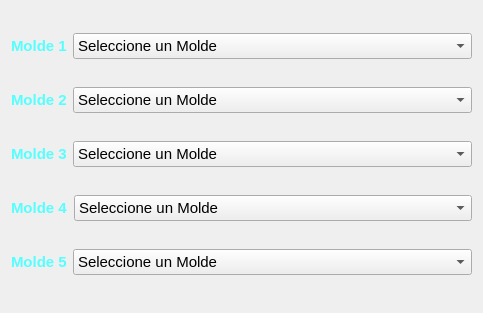
                <widget class="QWidget" name="scrollAreaWidgetContents_4">
                 <property name="geometry">
                  <rect>
                   <x>0</x>
                   <y>0</y>
                   <width>483</width>
                   <height>313</height>
                  </rect>
                 </property>
                 <layout class="QVBoxLayout" name="verticalLayout_8">
                  <item>
                   <layout class="QHBoxLayout" name="horizontalLayout_16">
                    <item>
                     <widget class="QLabel" name="label">
                      <property name="sizePolicy">
                       <sizepolicy hsizetype="Fixed" vsizetype="Preferred">
                        <horstretch>0</horstretch>
                        <verstretch>0</verstretch>
                       </sizepolicy>
                      </property>
                      <property name="font">
                       <font>
                        <pointsize>11</pointsize>
                        <weight>75</weight>
                        <italic>false</italic>
                        <bold>true</bold>
                       </font>
                      </property>
                      <property name="text">
                       <string>&lt;html&gt;&lt;head/&gt;&lt;body&gt;&lt;p&gt;&lt;span style=&quot; color:#55ffff;&quot;&gt;Molde 1&lt;/span&gt;&lt;/p&gt;&lt;/body&gt;&lt;/html&gt;</string>
                      </property>
                     </widget>
                    </item>
                    <item>
                     <widget class="QComboBox" name="molde1">
                      <property name="font">
                       <font>
                        <pointsize>11</pointsize>
                       </font>
                      </property>
                      <item>
                       <property name="text">
                        <string>Seleccione un Molde</string>
                       </property>
                      </item>
                     </widget>
                    </item>
                   </layout>
                  </item>
                  <item>
                   <layout class="QHBoxLayout" name="horizontalLayout_17">
                    <item>
                     <widget class="QLabel" name="label_2">
                      <property name="sizePolicy">
                       <sizepolicy hsizetype="Fixed" vsizetype="Preferred">
                        <horstretch>0</horstretch>
                        <verstretch>0</verstretch>
                       </sizepolicy>
                      </property>
                      <property name="font">
                       <font>
                        <pointsize>11</pointsize>
                        <weight>75</weight>
                        <italic>false</italic>
                        <bold>true</bold>
                       </font>
                      </property>
                      <property name="text">
                       <string>&lt;html&gt;&lt;head/&gt;&lt;body&gt;&lt;p&gt;&lt;span style=&quot; color:#55ffff;&quot;&gt;Molde 2&lt;/span&gt;&lt;/p&gt;&lt;/body&gt;&lt;/html&gt;</string>
                      </property>
                     </widget>
                    </item>
                    <item>
                     <widget class="QComboBox" name="molde2">
                      <property name="font">
                       <font>
                        <pointsize>11</pointsize>
                       </font>
                      </property>
                      <item>
                       <property name="text">
                        <string>Seleccione un Molde</string>
                       </property>
                      </item>
                     </widget>
                    </item>
                   </layout>
                  </item>
                  <item>
                   <layout class="QHBoxLayout" name="horizontalLayout_18">
                    <item>
                     <widget class="QLabel" name="label_3">
                      <property name="sizePolicy">
                       <sizepolicy hsizetype="Fixed" vsizetype="Preferred">
                        <horstretch>0</horstretch>
                        <verstretch>0</verstretch>
                       </sizepolicy>
                      </property>
                      <property name="font">
                       <font>
                        <pointsize>11</pointsize>
                        <weight>75</weight>
                        <italic>false</italic>
                        <bold>true</bold>
                       </font>
                      </property>
                      <property name="text">
                       <string>&lt;html&gt;&lt;head/&gt;&lt;body&gt;&lt;p&gt;&lt;span style=&quot; color:#55ffff;&quot;&gt;Molde 3&lt;/span&gt;&lt;/p&gt;&lt;/body&gt;&lt;/html&gt;</string>
                      </property>
                     </widget>
                    </item>
                    <item>
                     <widget class="QComboBox" name="molde3">
                      <property name="font">
                       <font>
                        <pointsize>11</pointsize>
                       </font>
                      </property>
                      <item>
                       <property name="text">
                        <string>Seleccione un Molde</string>
                       </property>
                      </item>
                     </widget>
                    </item>
                   </layout>
                  </item>
                  <item>
                   <layout class="QHBoxLayout" name="horizontalLayout_19">
                    <item>
                     <widget class="QLabel" name="label_4">
                      <property name="sizePolicy">
                       <sizepolicy hsizetype="Fixed" vsizetype="Preferred">
                        <horstretch>0</horstretch>
                        <verstretch>0</verstretch>
                       </sizepolicy>
                      </property>
                      <property name="font">
                       <font>
                        <pointsize>11</pointsize>
                        <weight>75</weight>
                        <italic>false</italic>
                        <bold>true</bold>
                       </font>
                      </property>
                      <property name="text">
                       <string>&lt;html&gt;&lt;head/&gt;&lt;body&gt;&lt;p&gt;&lt;span style=&quot; color:#55ffff;&quot;&gt;Molde 4&lt;/span&gt;&lt;/p&gt;&lt;/body&gt;&lt;/html&gt;</string>
                      </property>
                     </widget>
                    </item>
                    <item>
                     <widget class="QComboBox" name="molde4">
                      <property name="font">
                       <font>
                        <pointsize>11</pointsize>
                       </font>
                      </property>
                      <item>
                       <property name="text">
                        <string>Seleccione un Molde</string>
                       </property>
                      </item>
                     </widget>
                    </item>
                   </layout>
                  </item>
                  <item>
                   <layout class="QHBoxLayout" name="horizontalLayout_20">
                    <item>
                     <widget class="QLabel" name="label_9">
                      <property name="sizePolicy">
                       <sizepolicy hsizetype="Fixed" vsizetype="Preferred">
                        <horstretch>0</horstretch>
                        <verstretch>0</verstretch>
                       </sizepolicy>
                      </property>
                      <property name="font">
                       <font>
                        <pointsize>11</pointsize>
                        <weight>75</weight>
                        <italic>false</italic>
                        <bold>true</bold>
                       </font>
                      </property>
                      <property name="text">
                       <string>&lt;html&gt;&lt;head/&gt;&lt;body&gt;&lt;p&gt;&lt;span style=&quot; color:#55ffff;&quot;&gt;Molde 5&lt;/span&gt;&lt;/p&gt;&lt;/body&gt;&lt;/html&gt;</string>
                      </property>
                     </widget>
                    </item>
                    <item>
                     <widget class="QComboBox" name="molde5">
                      <property name="font">
                       <font>
                        <pointsize>11</pointsize>
                       </font>
                      </property>
                      <item>
                       <property name="text">
                        <string>Seleccione un Molde</string>
                       </property>
                      </item>
                     </widget>
                    </item>
                   </layout>
                  </item>
                 </layout>
                </widget>
